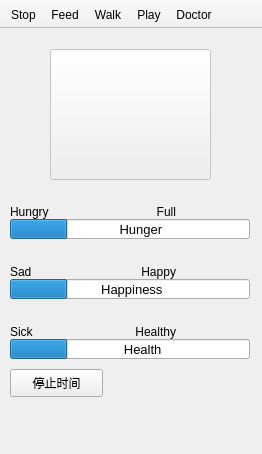
<?xml version="1.0" encoding="UTF-8"?>
<ui version="4.0">
 <class>MainWindow</class>
 <widget class="QMainWindow" name="MainWindow">
  <property name="geometry">
   <rect>
    <x>0</x>
    <y>0</y>
    <width>262</width>
    <height>454</height>
   </rect>
  </property>
  <property name="windowTitle">
   <string>Virtual Pet</string>
  </property>
  <widget class="QWidget" name="centralwidget">
   <widget class="QPushButton" name="petPic">
    <property name="enabled">
     <bool>false</bool>
    </property>
    <property name="geometry">
     <rect>
      <x>50</x>
      <y>20</y>
      <width>161</width>
      <height>131</height>
     </rect>
    </property>
    <property name="mouseTracking">
     <bool>false</bool>
    </property>
    <property name="text">
     <string/>
    </property>
    <property name="icon">
     <iconset>
      <normaloff>pet1.gif</normaloff>
      <disabledoff>pet1.gif</disabledoff>pet1.gif</iconset>
    </property>
    <property name="iconSize">
     <size>
      <width>160</width>
      <height>134</height>
     </size>
    </property>
    <property name="checkable">
     <bool>false</bool>
    </property>
    <property name="autoDefault">
     <bool>false</bool>
    </property>
    <property name="flat">
     <bool>false</bool>
    </property>
   </widget>
   <widget class="QProgressBar" name="progressBar_1">
    <property name="geometry">
     <rect>
      <x>10</x>
      <y>190</y>
      <width>240</width>
      <height>20</height>
     </rect>
    </property>
    <property name="font">
     <font>
      <pointsize>10</pointsize>
     </font>
    </property>
    <property name="value">
     <number>24</number>
    </property>
    <property name="textVisible">
     <bool>true</bool>
    </property>
    <property name="textDirection">
     <enum>QProgressBar::TopToBottom</enum>
    </property>
    <property name="format">
     <string>      Hunger</string>
    </property>
   </widget>
   <widget class="QProgressBar" name="progressBar_2">
    <property name="geometry">
     <rect>
      <x>10</x>
      <y>250</y>
      <width>240</width>
      <height>20</height>
     </rect>
    </property>
    <property name="font">
     <font>
      <pointsize>10</pointsize>
     </font>
    </property>
    <property name="value">
     <number>24</number>
    </property>
    <property name="textVisible">
     <bool>true</bool>
    </property>
    <property name="textDirection">
     <enum>QProgressBar::TopToBottom</enum>
    </property>
    <property name="format">
     <string> Happiness</string>
    </property>
   </widget>
   <widget class="QProgressBar" name="progressBar_3">
    <property name="geometry">
     <rect>
      <x>10</x>
      <y>310</y>
      <width>240</width>
      <height>20</height>
     </rect>
    </property>
    <property name="font">
     <font>
      <pointsize>10</pointsize>
     </font>
    </property>
    <property name="layoutDirection">
     <enum>Qt::LeftToRight</enum>
    </property>
    <property name="value">
     <number>24</number>
    </property>
    <property name="textVisible">
     <bool>true</bool>
    </property>
    <property name="textDirection">
     <enum>QProgressBar::TopToBottom</enum>
    </property>
    <property name="format">
     <string>       Health</string>
    </property>
   </widget>
   <widget class="QLabel" name="label">
    <property name="geometry">
     <rect>
      <x>10</x>
      <y>173</y>
      <width>46</width>
      <height>20</height>
     </rect>
    </property>
    <property name="text">
     <string>Hungry</string>
    </property>
   </widget>
   <widget class="QLabel" name="label_2">
    <property name="geometry">
     <rect>
      <x>130</x>
      <y>173</y>
      <width>46</width>
      <height>20</height>
     </rect>
    </property>
    <property name="text">
     <string>Full</string>
    </property>
    <property name="alignment">
     <set>Qt::AlignRight|Qt::AlignTrailing|Qt::AlignVCenter</set>
    </property>
   </widget>
   <widget class="QLabel" name="label_3">
    <property name="geometry">
     <rect>
      <x>10</x>
      <y>233</y>
      <width>46</width>
      <height>20</height>
     </rect>
    </property>
    <property name="text">
     <string>Sad</string>
    </property>
   </widget>
   <widget class="QLabel" name="label_4">
    <property name="geometry">
     <rect>
      <x>130</x>
      <y>233</y>
      <width>46</width>
      <height>20</height>
     </rect>
    </property>
    <property name="text">
     <string>Happy</string>
    </property>
    <property name="alignment">
     <set>Qt::AlignRight|Qt::AlignTrailing|Qt::AlignVCenter</set>
    </property>
   </widget>
   <widget class="QLabel" name="label_5">
    <property name="geometry">
     <rect>
      <x>10</x>
      <y>293</y>
      <width>46</width>
      <height>20</height>
     </rect>
    </property>
    <property name="text">
     <string>Sick</string>
    </property>
   </widget>
   <widget class="QLabel" name="label_6">
    <property name="geometry">
     <rect>
      <x>130</x>
      <y>293</y>
      <width>46</width>
      <height>20</height>
     </rect>
    </property>
    <property name="text">
     <string>Healthy</string>
    </property>
    <property name="alignment">
     <set>Qt::AlignRight|Qt::AlignTrailing|Qt::AlignVCenter</set>
    </property>
   </widget>
   <widget class="QPushButton" name="stopBtn">
    <property name="geometry">
     <rect>
      <x>10</x>
      <y>340</y>
      <width>93</width>
      <height>28</height>
     </rect>
    </property>
    <property name="text">
     <string>停止时间</string>
    </property>
   </widget>
  </widget>
  <widget class="QToolBar" name="toolBar">
   <property name="windowTitle">
    <string>toolBar</string>
   </property>
   <property name="movable">
    <bool>false</bool>
   </property>
   <property name="iconSize">
    <size>
     <width>40</width>
     <height>40</height>
    </size>
   </property>
   <property name="toolButtonStyle">
    <enum>Qt::ToolButtonTextUnderIcon</enum>
   </property>
   <attribute name="toolBarArea">
    <enum>TopToolBarArea</enum>
   </attribute>
   <attribute name="toolBarBreak">
    <bool>false</bool>
   </attribute>
   <addaction name="actionStop"/>
   <addaction name="actionFeed"/>
   <addaction name="actionWalk"/>
   <addaction name="actionPlay"/>
   <addaction name="actionDoctor"/>
  </widget>
  <action name="actionStop">
   <property name="icon">
    <iconset>
     <normaloff>stopbutton.gif</normaloff>stopbutton.gif</iconset>
   </property>
   <property name="text">
    <string>Stop</string>
   </property>
  </action>
  <action name="actionFeed">
   <property name="icon">
    <iconset>
     <normaloff>eatbutton.gif</normaloff>eatbutton.gif</iconset>
   </property>
   <property name="text">
    <string>Feed</string>
   </property>
  </action>
  <action name="actionWalk">
   <property name="icon">
    <iconset>
     <normaloff>walkbutton.gif</normaloff>walkbutton.gif</iconset>
   </property>
   <property name="text">
    <string>Walk</string>
   </property>
  </action>
  <action name="actionPlay">
   <property name="icon">
    <iconset>
     <normaloff>playbutton.gif</normaloff>playbutton.gif</iconset>
   </property>
   <property name="text">
    <string>Play</string>
   </property>
  </action>
  <action name="actionDoctor">
   <property name="icon">
    <iconset>
     <normaloff>docbutton.gif</normaloff>docbutton.gif</iconset>
   </property>
   <property name="text">
    <string>Doctor</string>
   </property>
  </action>
 </widget>
 <resources/>
 <connections/>
</ui>
